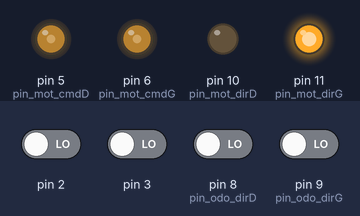
A sketch run on a simulated Arduino Uno, built with avr-gcc and run on an emulated ATmega328P. Parts: output pins drawn as LEDs (lit = HIGH). The inputs (shaded band) are chosen by the test bench; at power-on: pin 2, pin 3, pin 8 (pin_odo_dirD), pin 9 (pin_odo_dirG) LOW. What the sketch prints to the serial monitor is not drawn.

Above: at 1.2 s.
1.3 s: pin 2 driven HIGH
4.3 s: pin 2 driven LOW and pin 3 driven HIGH
7.3 s: pin 2 driven HIGH and pin 8 (pin_odo_dirD) driven HIGH
Timing chart, 0 to 10.3 s (numbered marks = the images above; inputs shaded):
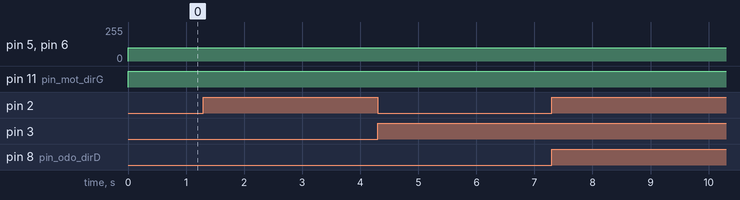

The sketch:

test_base_roulante.ino
```cpp
//pin alloc
int pin_odo_incD = 0; // == pin 2
int pin_odo_incG = 1; // == pin 3
int pin_odo_dirD = 8;
int pin_odo_dirG = 9;

int pin_mot_cmdD = 5;
int pin_mot_cmdG = 6;
int pin_mot_dirD = 10;
int pin_mot_dirG = 11;

//variables globales

long ticG;
long ticD;
int vitesse = 100;
int dir = 1;
int signe = 1;

void inc_ticG(){
  int chb = digitalRead(pin_odo_dirG) ;
 if (chb == 1)
{
  ticG = ticG + 1;
}
  else
  {
   ticG = ticG - 1;
  }
}

void inc_ticD(){
  int chb = digitalRead(pin_odo_dirD) ;
 if (chb == 1)
{
  ticD = ticD + 1;
}
  else
  {
   ticD = ticD - 1;
  }
}


void print_tic_odo()
{
    Serial.print(" odoG :");
    Serial.print(ticG);
    Serial.print(" odoD :");
    Serial.println(ticD);
}

void setup()
{
  attachInterrupt(pin_odo_incG, inc_ticG, RISING);
  attachInterrupt(pin_odo_incD, inc_ticD, RISING);
  Serial.begin(9600) ;
  pinMode(pin_mot_dirG, OUTPUT);
  pinMode(pin_mot_dirD, OUTPUT);
  pinMode(pin_mot_cmdG, OUTPUT);
  pinMode(pin_mot_cmdD, OUTPUT);
  int prescalerVal = 0x07;
  //TCCR0B = xxxxx010, frequency is 8 kHz
  TCCR0B &= ~prescalerVal;
  //prescalerVal = 1;
  TCCR0B |= 1;

}

void write_cmd(){
 if (dir == 1)
    {
       digitalWrite(pin_mot_dirG, LOW);
       digitalWrite(pin_mot_dirD, HIGH);

    }
    else
    {
     digitalWrite(pin_mot_dirG, HIGH);
     digitalWrite(pin_mot_dirD, LOW);

    }
 analogWrite(pin_mot_cmdG, vitesse);
 analogWrite(pin_mot_cmdD, vitesse);

}

void loop(){

  if (ticD <= -30){
    dir = 1;
  }
  if (ticD >=0){
    dir = -1;
  }
  print_tic_odo();


 write_cmd();
 Serial.println(vitesse);
  Serial.print(dir);
  delay(800);

}
```

Measured:
- after the input at 1.3 s, every drawn part: stays the same
- after the input at 4.3 s, every drawn part: stays the same
- after the input at 7.3 s, every drawn part: stays the same
